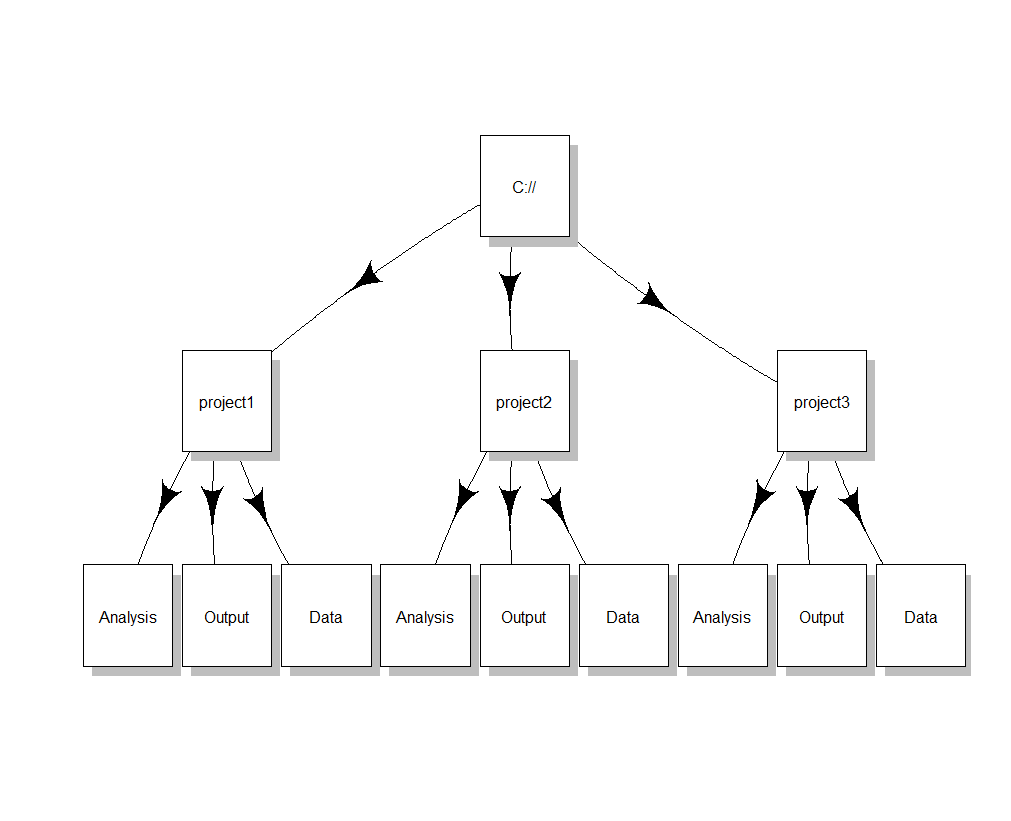

Write R code to recreate this figure.
library(diagram)

names <- c("C://", "project1", "project2", "project3",
           "Analysis", "Output", "Data",
           "Analysis", "Output", "Data",
           "Analysis", "Output", "Data")

M <- matrix(nrow = 13, ncol = 13, byrow = TRUE, data = 0)

M[2, 1] <- M[3, 1] <- M[4, 1] <- ""
M[5, 2] <- M[6, 2] <- M[7, 2] <- ""
M[8, 3] <- M[9, 3] <- M[10, 3] <- ""
M[11, 4] <- M[12, 4] <- M[13, 4] <- ""

plotmat(M, pos = c(1, 3, 9), name = names, lwd = 1,
           box.lwd = 1, cex.txt = 0.8, box.size = 0.05,
           box.type = "square", box.prop = 1)
